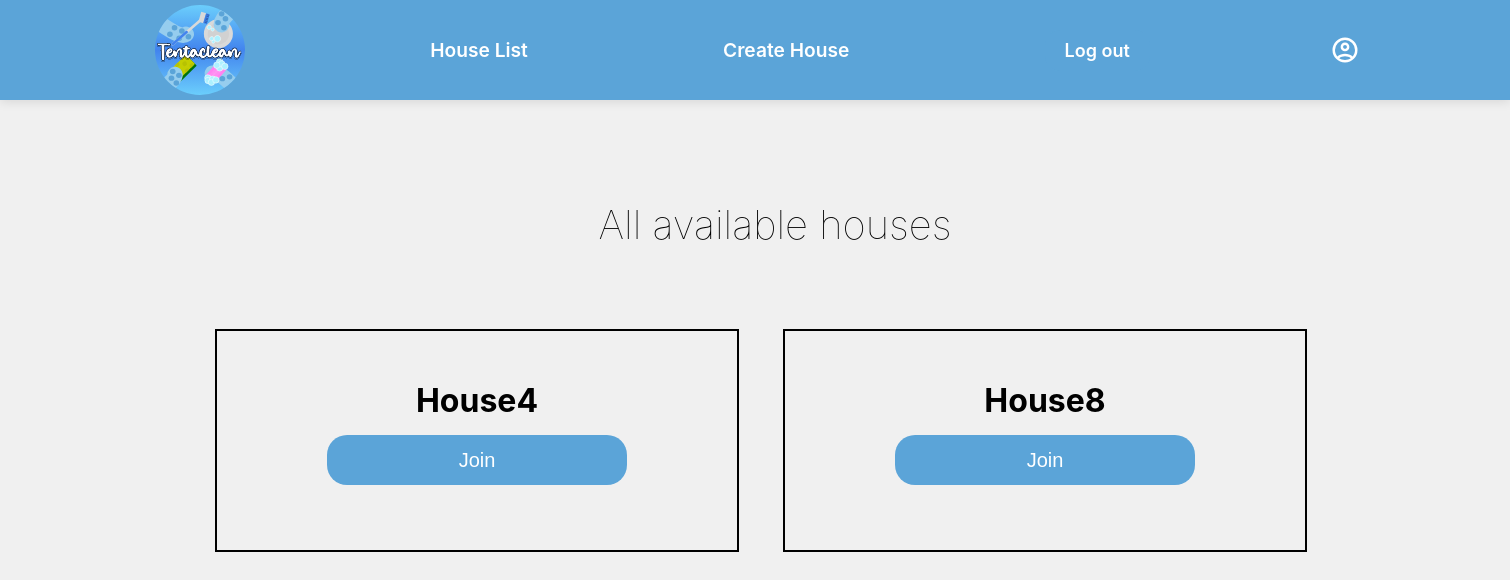
The page /houselist on the database as committed earlier.
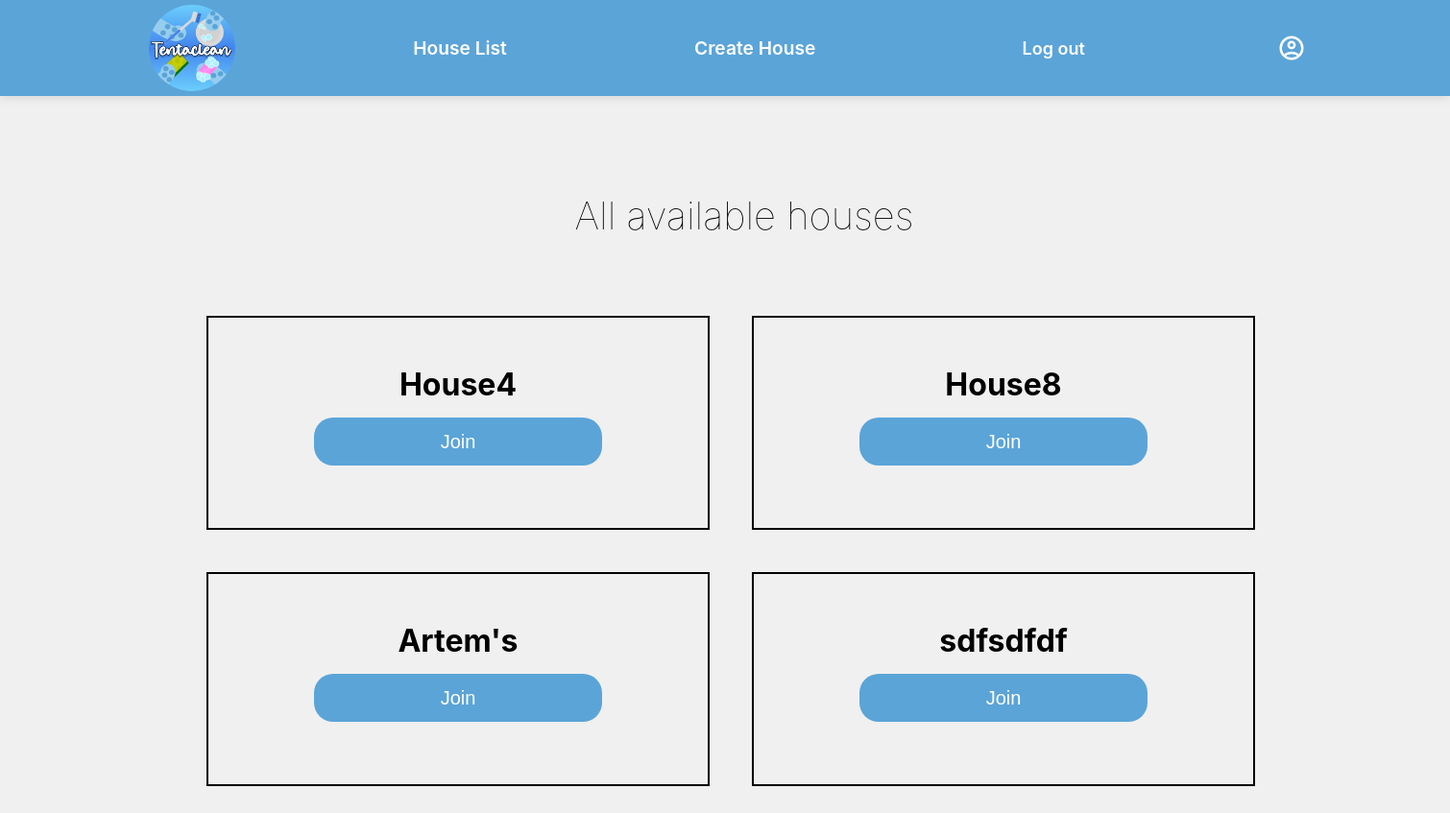
The same page on the database as committed later.
### app.py (models this page shows)
class House(db.Model):
    id = db.Column(db.Integer, primary_key=True)
    ownerid = db.Column(db.Integer, db.ForeignKey("user.id"))
    name = db.Column(db.String(255), unique=True, nullable=False)
    address = db.Column(db.String(255), unique=False, nullable=True)
    capacity = db.Column(db.Integer, unique=False)
    description = db.Column(db.String(255), unique=False, nullable=False)
    password = db.Column(db.String(255), unique=False, nullable=True)

### app.py (the view)
@app.route("/houselist")
def houselist():
    houses = House.query.all()
    return render_template("houselist.html", houses=houses)

### templates/houselist.html (shortened to what this page needs)
<!DOCTYPE html>
<html lang="en">
<head>
        <link rel="stylesheet" href="/static/css/styles.css">
</head>
<header>
    <nav class="nav">
        <a class="Tentaclean" href="{{url_for('home')}}">Tentaclean</a>
        <a class="HouseList" href="{{url_for('houselist')}}">House List</a>
        <a class="Home" href="{{url_for('createhouse')}}">Create House</a>
        <a id="logOut" href="{{url_for('logout')}}">Log out</a>
        <img src="../static/img/icons/account_circle.svg" alt="account" id="accounticon">
    </nav>
</header>
<body>
    <h1 class="yourhouses">All available houses</h1>
    <div id="yourhousescontainer">
    {% if houses %}
        {% for house in houses %}
        <div id="House1">
            <h2 class="house">{{house.name}}</h2>
            <button onclick="window.location.href='{{ url_for('taskpage', house_id=house.id) }}'" id="joinbtn2">Join</button>
        </div>
        {% endfor %}
    {% else %}
        <p>No available games</p>
    {% endif %}
    </div>
</body>
</html>

### static/css/styles.css (style rules this page uses)
body { font-family: "Inter", sans-serif; background-color: #f0f0f0; overflow-x: hidden; }
h1 { font-size: 40px; position:absolute; width: 100vw; margin-top: 20px; text-align: left; margin-left: 20px; animation: slideInFromTop 0.6s ease-out; }
.Tentaclean { width: 70px; height: 70px; color: transparent; text-decoration: none; text-align: center; font-weight: bold; background-image: url(/static/img/icons/App_icon_circle.svg); background-repeat: no-repeat; background-position: center; background-size: contain; }
nav { height:100px; background-color: #5BA4D8; display: flex; justify-content: space-between; align-items: center; padding: 0 150px; box-shadow: 0 2px 10px rgba(0, 0, 0, 0.1); position: relative; z-index: 100; }
nav a { color: white; font-weight: 600; text-decoration: none; font-size: larger; cursor: pointer; display: inline-block; padding: 10px 15px; position: relative; z-index: 1000; white-space: nowrap; }
#accounticon { position: static; width: 30px; filter: invert(100%); transition: all 0.3s ease; cursor: pointer; }
* { margin: 0px; padding: 0px; }
#joinbtn2 { margin: 15px; padding: 20px; font-size: 16px; cursor: pointer; width: 300px; height: 50px; border-radius: 20px; color: white; background-color: #5BA4D8; border: 0px; font-size: 20px; text-align: center; align-items: center; justify-content: center; display: flex; text-decoration: none; }
.house { font-size: 200%; }
.yourhouses { margin: 20px; margin-top: 100px; font-weight: lighter; text-align: center; justify-content: center; margin-bottom: 70px !important; }
#yourhousescontainer { display: grid; grid-template-columns: repeat(2, 1fr); gap: 24px; max-width: 1100px; margin: 40px auto; padding: 0 20px; margin-top: 0px; position: static; }
h1 { position: static; }
#House1 { border: 2px solid black; margin: 10px; display: flex; justify-content: center; align-items: center; flex-direction: column; padding: 10px; padding-top: 50px; padding-bottom: 50px; text-align: center; width: 500px; display: flex; flex-direction: column; align-items: center; justify-content: center; transition: all 0.3s ease; animation: fadeInUp 0.6s ease-out; animation-fill-mode: both; }
html { scroll-behavior: smooth; }
#logOut { position: relative; margin: 15px; padding: 10px 20px; font-size: 16px; cursor: pointer; border-radius: 15px; font-size: 18px; text-decoration: none; text-align: center; border: none; background-color: #5ba4d8; color: white; }
* { transition-timing-function: cubic-bezier(0.4, 0, 0.2, 1); }

Rows that differ between the two databases and show on the page:
added House: name "Artem's"
added House: name "sdfsdfdf"
